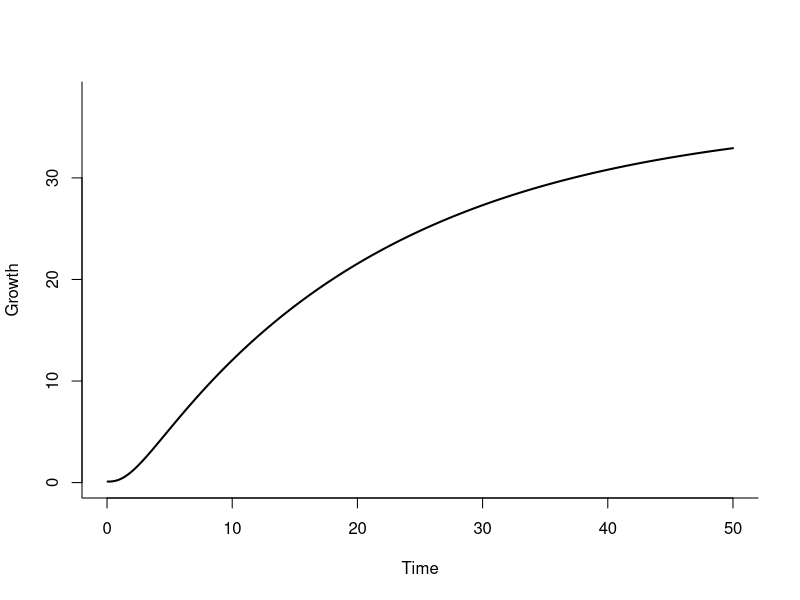
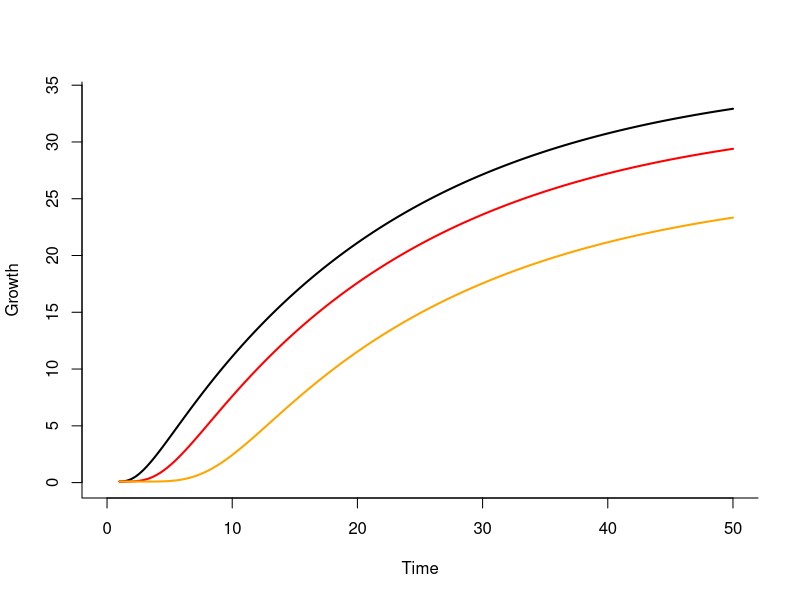

The R source for these figures, in order:
## ---- chunk 1
rm(list=ls())

#set the number of iterations (obs), integration step (h),  and start time (v)

obs=1000
v=0.0
h=0.05

#set the number of equations and model structure

ns=2
nvar=ns+1

#define the output array

x1=array(dim=c(obs,nvar))

y=array(dim=(nvar))

derivs=function(x,y){
  
  lambda=2.0
  mu=0.05
  
  yx[1]=lambda-mu*y[1] - y[1]
  
  for(i in 1:ns){
  yx[i+1]=y[i]-mu*y[i]-y[i+1]}

  yx[nvar]=y[ns]-mu*y[nvar]
  
  yx
}


#set the initial conditions 

for(i in 1:nvar)
y[i]=0.0

y[1]=0.1
y[nvar]=0.1



#arrays for the RK4 integrator (see below)

yt=array(1:nvar)
dyt=array(1:nvar)
dym=array(1:nvar)
yout=array(1:nvar)
yx=array(1:nvar)
eqn=array(1:nvar)


#4th order runge-kutta function (the workhorse for numerical integration)

rk4=function(dydx,y,t,n){
  for(jj in	1:n)
    yt[jj]=y[jj]+dydx[jj]*h/2
  dyt=derivs(t+h/2,yt)
  for(jj in 1:n)	
    yt[jj]=y[jj]+h/2*dyt[jj]
  dym=derivs(t+h/2,yt)
  for(jj in 1:n)
    yt[jj]=y[jj]+h*dym[jj]
  dym=dyt+dym
  dyt=derivs(t+h,yt)
  for(jj in 1:n)
    yout[jj]=y[jj]+(h/6)*(dydx[jj]+dyt[jj]+2*dym[jj])
  yout
}

#define output arrays

t1=array(1:obs)
x1=array(dim=c(obs,nvar))

#iterate the model 


for(i in 1:obs){
  eqn=derivs(v,y)
  y=rk4(eqn,y,v,nvar)
  v=v+h
  x1[i,]=y
  t1[i]=v
  
}

#plot some results

plot(seq(0,max(t1),length=10),seq(0,max(x1[,nvar]+5),length=10),type="n",bty="l",xlab="Time",ylab="Growth")
lines(t1,x1[,nvar],lwd=2)

## ---- chunk 2
rm(list=ls())

#set the number of iterations (obs), integration step (h),  and start time (v)

obs=1000
v=0.0
h=0.05

#set the number of equations and model structure
res=array(0,dim=c(obs,3))
stps=c(2,4,8)

for(kjk in 1:3){
ns=stps[kjk]
nvar=ns+1

#define the output arrays

x1=array(dim=c(obs,nvar))

y=array(dim=(nvar))

derivs=function(x,y){
  
  lambda=2.0
  mu=0.05
  
  yx[1]=lambda-mu*y[1] - y[1]
  
  for(i in 1:ns){
  yx[i+1]=y[i]-mu*y[i]-y[i+1]}

  yx[nvar]=y[ns]-mu*y[nvar]
  
  yx
}


#set the initial conditions 

for(i in 1:nvar)
y[i]=0.0

y[1]=0.1
y[nvar]=0.1



#arrays for the RK4 integrator (see below)

yt=array(1:nvar)
dyt=array(1:nvar)
dym=array(1:nvar)
yout=array(1:nvar)
yx=array(1:nvar)
eqn=array(1:nvar)


#4th order runge-kutta function (the workhorse for numerical integration)

rk4=function(dydx,y,t,n){
  for(jj in	1:n)
    yt[jj]=y[jj]+dydx[jj]*h/2
  dyt=derivs(t+h/2,yt)
  for(jj in 1:n)	
    yt[jj]=y[jj]+h/2*dyt[jj]
  dym=derivs(t+h/2,yt)
  for(jj in 1:n)
    yt[jj]=y[jj]+h*dym[jj]
  dym=dyt+dym
  dyt=derivs(t+h,yt)
  for(jj in 1:n)
    yout[jj]=y[jj]+(h/6)*(dydx[jj]+dyt[jj]+2*dym[jj])
  yout
}

#define output arrays

t1=array(1:obs)
x1=array(dim=c(obs,nvar))

#iterate the model 


for(i in 1:obs){
  eqn=derivs(v,y)
  y=rk4(eqn,y,v,nvar)
  v=v+h
  x1[i,]=y
  t1[i]=v
  
}
res[,kjk]=x1[,nvar]
}

## ---- chunk 3
tt=seq(1,50,length=length(res[,1]))
#plot some results

plot(seq(0,max(tt),length=10),seq(0,max(res[,]+1),length=10),type="n",bty="l",xlab="Time",ylab="Growth")
lines(tt,res[,1],lwd=2,col="black")
lines(tt,res[,2],lwd=2,col="red")
lines(tt,res[,3],lwd=2,col="orange")
